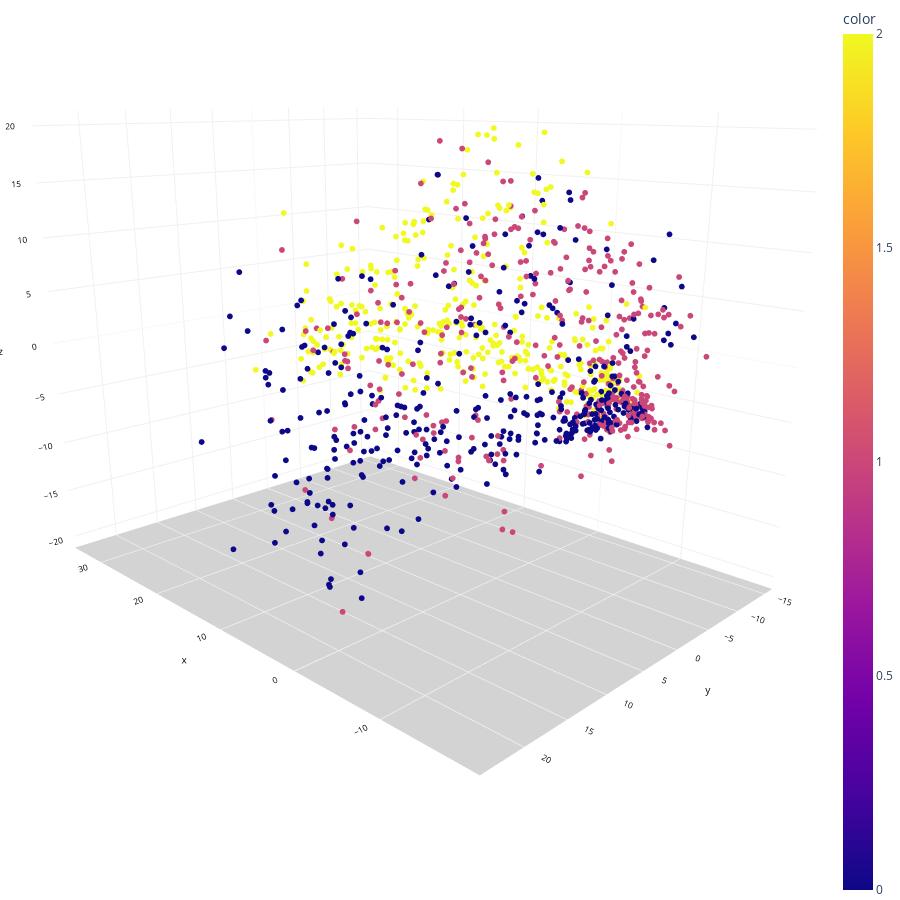

The code cell stored with this chart in its notebook:
### Code cell
# Create a 3D scatter plot
import plotly.express as px
fig = px.scatter_3d(None, 
                    x=X_trans3[:,0], y=X_trans3[:,1], z=X_trans3[:,2],
                    color=ytrain,
                    height=900, width=900
                   )

# Update chart looks
fig.update_layout(#title_text="Scatter 3D Plot",
                  showlegend=True,
                  legend=dict(orientation="h", yanchor="top", y=0, xanchor="center", x=0.5),
                  scene_camera=dict(up=dict(x=0, y=0, z=1), 
                                        center=dict(x=0, y=0, z=-0.2),
                                        eye=dict(x=-1.5, y=1.5, z=0.5)),
                                        margin=dict(l=0, r=0, b=0, t=0),
                  scene = dict(xaxis=dict(backgroundcolor='white',
                                          color='black',
                                          gridcolor='#f0f0f0',
                                          title_font=dict(size=10),
                                          tickfont=dict(size=10),
                                         ),
                               yaxis=dict(backgroundcolor='white',
                                          color='black',
                                          gridcolor='#f0f0f0',
                                          title_font=dict(size=10),
                                          tickfont=dict(size=10),
                                          ),
                               zaxis=dict(backgroundcolor='lightgrey',
                                          color='black', 
                                          gridcolor='#f0f0f0',
                                          title_font=dict(size=10),
                                          tickfont=dict(size=10),
                                         )))

# Update marker size
fig.update_traces(marker=dict(size=2))

fig.show()

### Figure 1 — Plotly figure (JSON) as saved in the notebook; plotly's stock layout.template omitted (floating-point values rounded to 4 significant figures; data arrays with more than 128 entries replaced by an {"elided": "..."} marker saying what was removed)
{"data": [{"hovertemplate": "x=%{x}<br>y=%{y}<br>z=%{z}<br>color=%{marker.color}<extra></extra>", "legendgroup": "", "marker": {"color": {"elided": "1109 int values"}, "coloraxis": "coloraxis", "size": 2, "symbol": "circle"}, "mode": "markers", "name": "", "scene": "scene", "showlegend": false, "type": "scatter3d", "x": {"elided": "1109 float values"}, "y": {"elided": "1109 float values"}, "z": {"elided": "1109 float values"}}], "layout": {"coloraxis": {"colorbar": {"title": {"text": "color"}}, "colorscale": [[0, "#0d0887"], [0.1111, "#46039f"], [0.2222, "#7201a8"], [0.3333, "#9c179e"], [0.4444, "#bd3786"], [0.5556, "#d8576b"], [0.6667, "#ed7953"], [0.7778, "#fb9f3a"], [0.8889, "#fdca26"], [1, "#f0f921"]]}, "height": 900, "legend": {"orientation": "h", "tracegroupgap": 0, "x": 0.5, "xanchor": "center", "y": 0, "yanchor": "top"}, "margin": {"b": 0, "l": 0, "r": 0, "t": 0}, "scene": {"camera": {"center": {"x": 0, "y": 0, "z": -0.2}, "eye": {"x": -1.5, "y": 1.5, "z": 0.5}, "up": {"x": 0, "y": 0, "z": 1}}, "domain": {"x": [0, 1], "y": [0, 1]}, "xaxis": {"backgroundcolor": "white", "color": "black", "gridcolor": "#f0f0f0", "tickfont": {"size": 10}, "title": {"font": {"size": 10}, "text": "x"}}, "yaxis": {"backgroundcolor": "white", "color": "black", "gridcolor": "#f0f0f0", "tickfont": {"size": 10}, "title": {"font": {"size": 10}, "text": "y"}}, "zaxis": {"backgroundcolor": "lightgrey", "color": "black", "gridcolor": "#f0f0f0", "tickfont": {"size": 10}, "title": {"font": {"size": 10}, "text": "z"}}}, "showlegend": true, "width": 900}}
